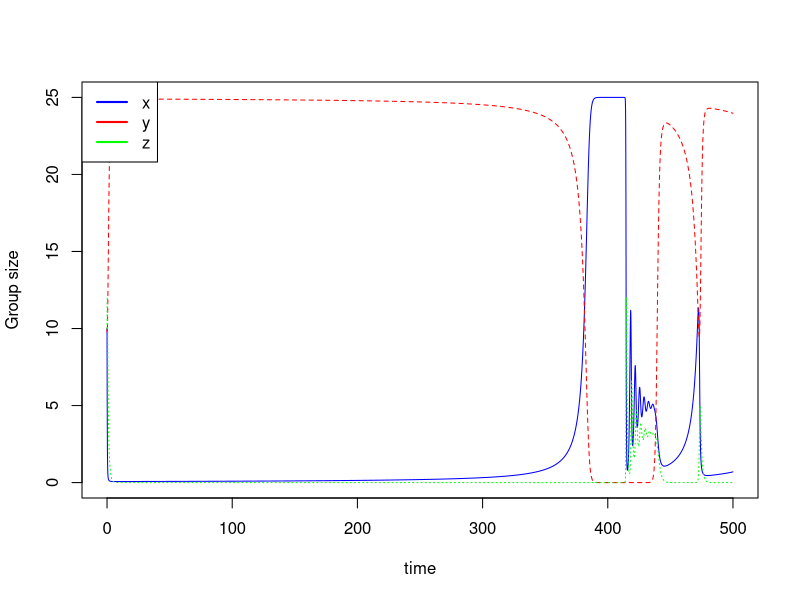
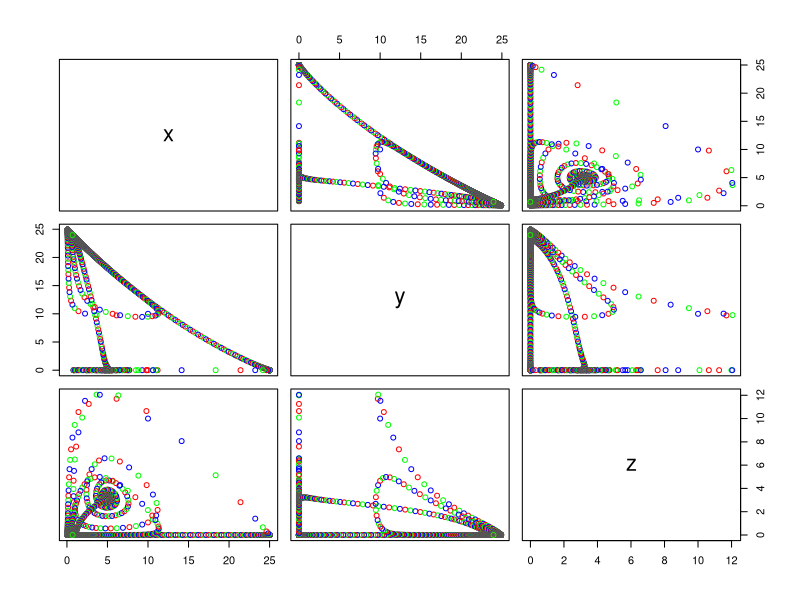
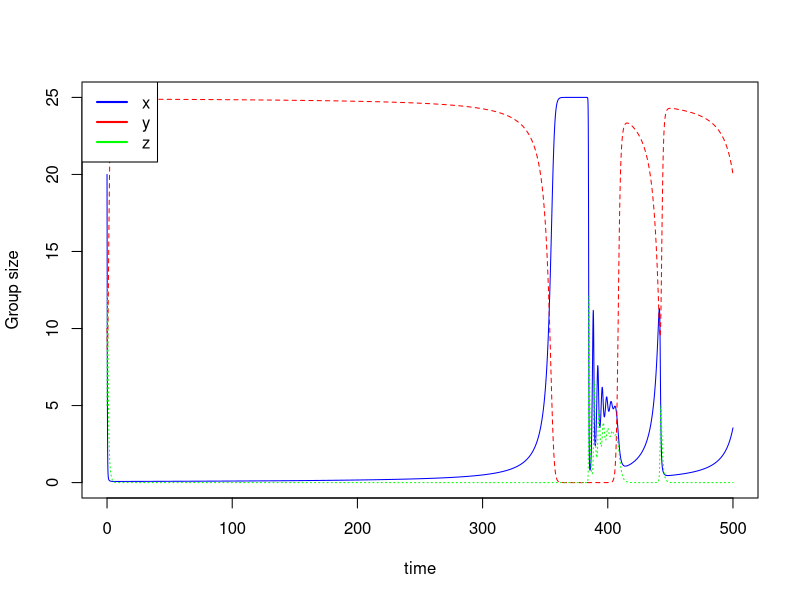
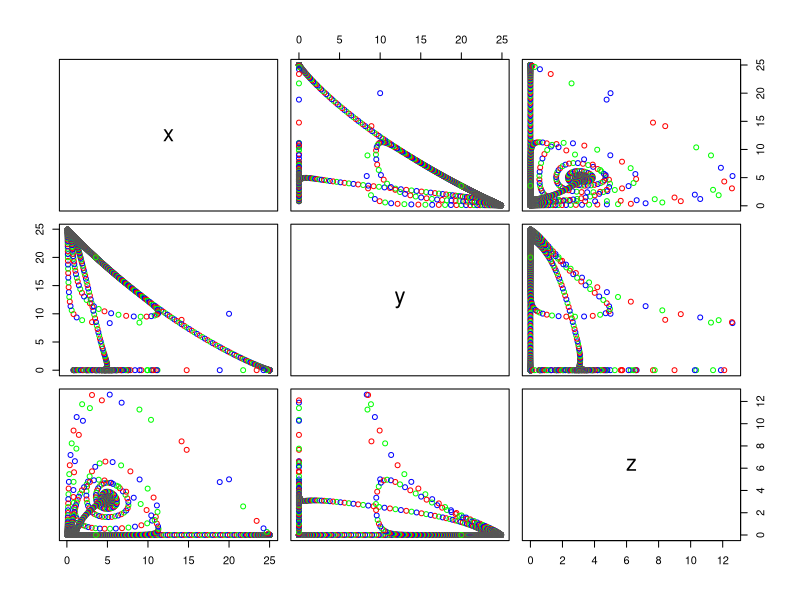
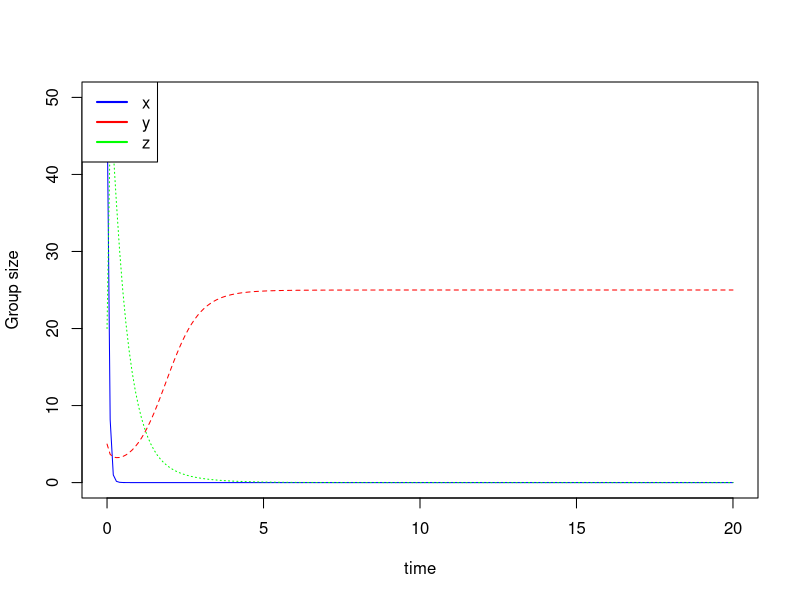
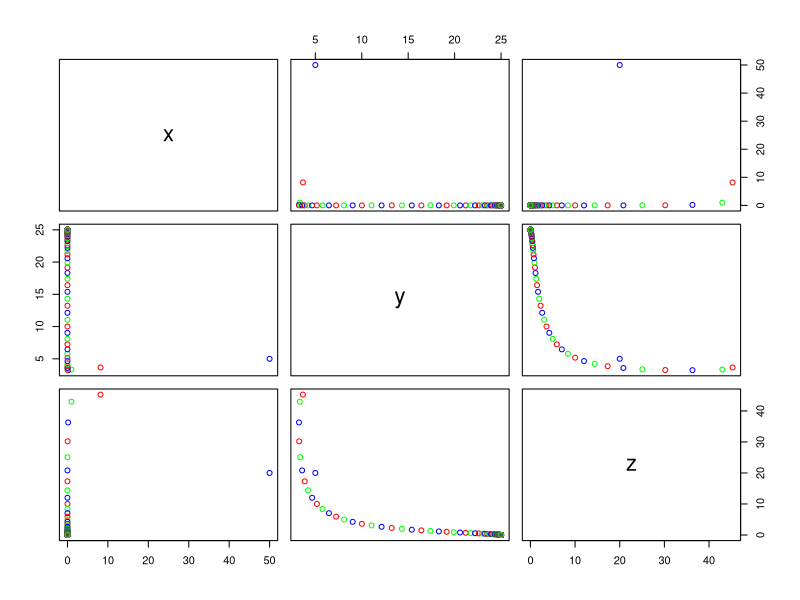

The R script that drew these images, in order:
## ---- chunk 1
library(deSolve)
## ---- chunk 2
pop_interaction = function(state,t){
  interaction_model = function(t, state, parameters) {
    with(as.list(c(state, parameters)), {
      #provided from the topic
      dxdt = x * (2 - 0.08 * x - 0.08 * y - 0.5 * z)
      dydt = y * (2 - 0.12 * x - 0.08 * y - 0.05 * z)
      dzdt = z * (0.4 * x + 0.04 * y - 2)
      
      list(c(dxdt, dydt, dzdt))
    })
  }
  
  #caculate  
  solution = ode(y = state, times = t,
                 func = interaction_model, parms = NULL)
  
  #time series
  matplot(t, solution[,-1], type = "l", 
          xlab = "time", ylab = "Group size",
          col = c("blue", "red", "green"))
  
  legend("topleft", legend = c("x", "y", "z"), 
         col = c("blue", "red", "green"), lty = 1, lwd = 2)
  
  #pairwise
  pairs(solution[,-1], col = c("blue", "red", "green"), 
        labels = c("x", "y", "z"))

}
## ---- chunk 3
states = c(x = 10, y = 10, z = 10)
time = seq(0, 500, 0.1)
pop_interaction(state = states,t=time)
## ---- chunk 4
#start from different group size
states = c(x = 20, y = 10, z = 5) 
time = seq(0, 500, 0.1)
pop_interaction(state = states,t=time)

## ---- chunk 5
#start from different group size
states = c(x = 50, y = 5, z = 20)
time = seq(0, 20, 0.1)
pop_interaction(state = states,t=time)
